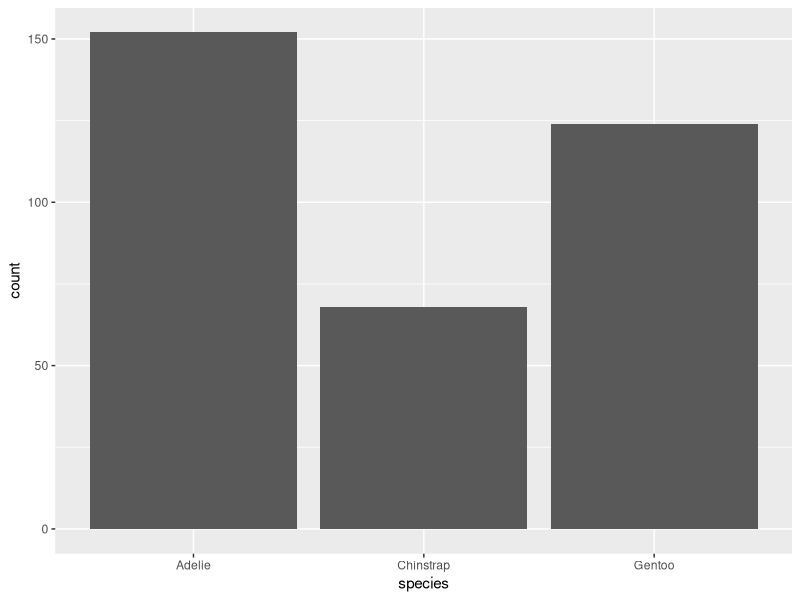
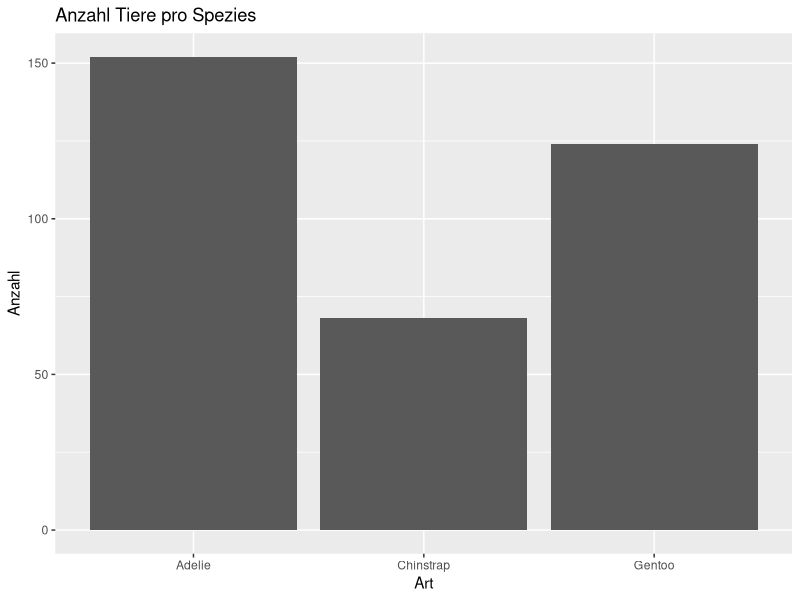
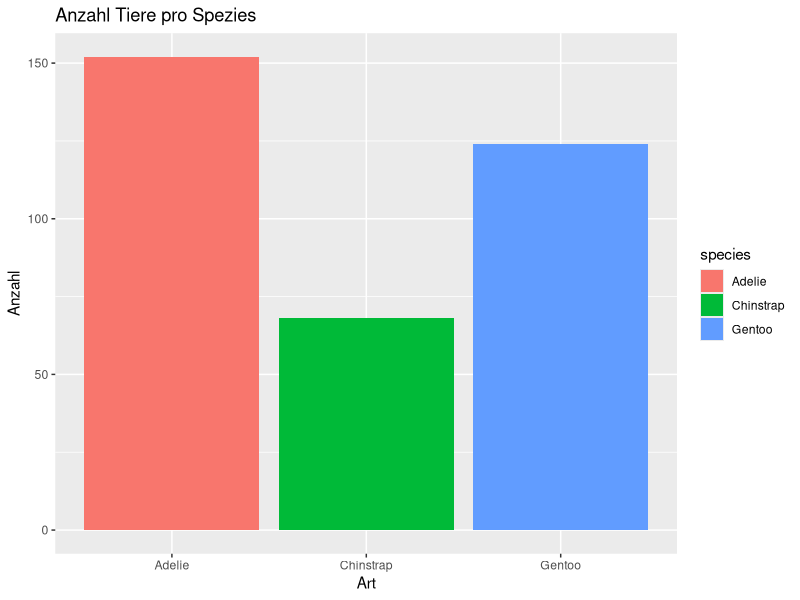
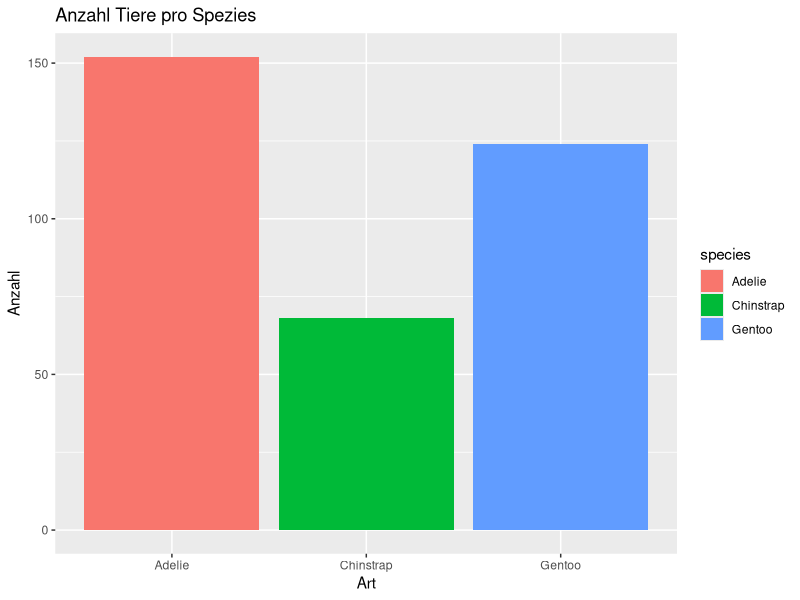
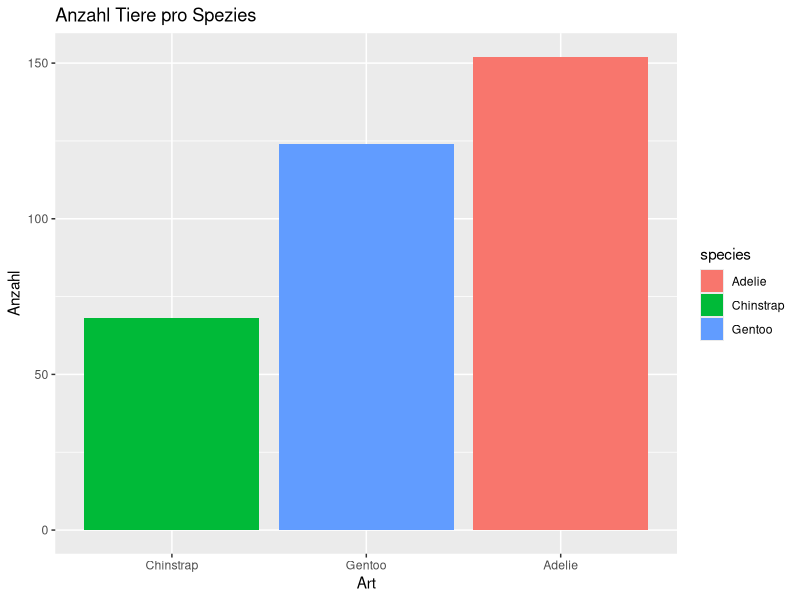
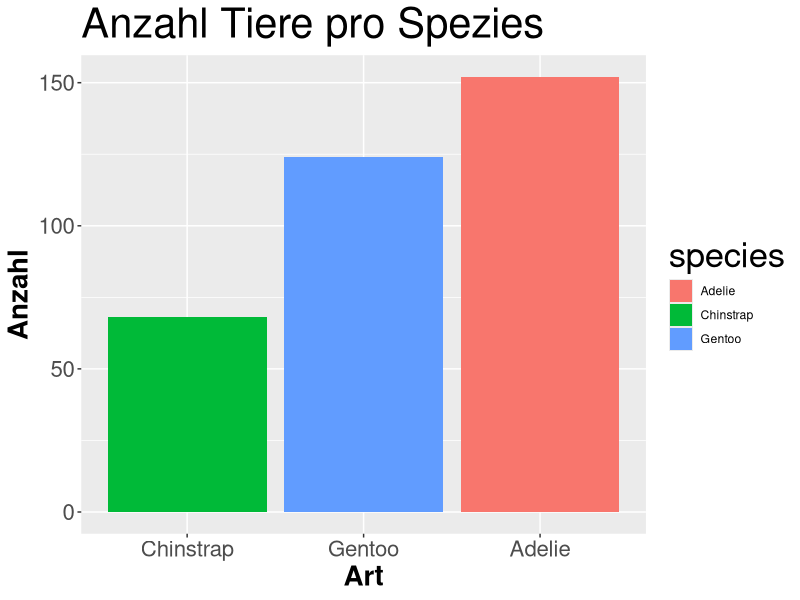
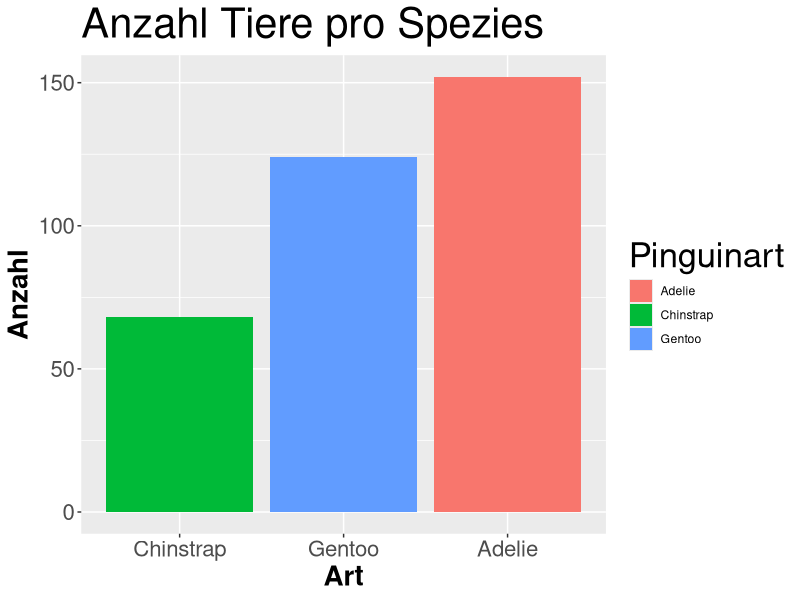
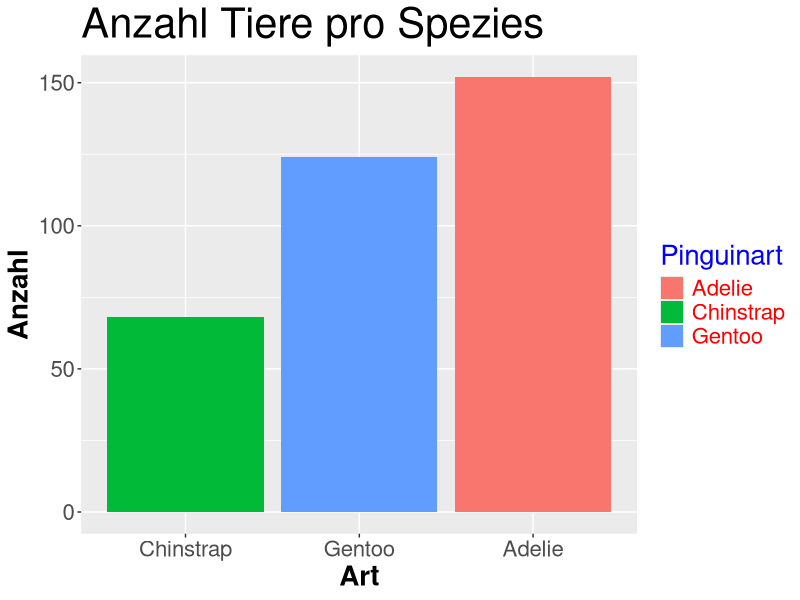

Write the R code that produced these figures, in order.
## ---- chunk 1
knitr::opts_chunk$set(
  collapse = TRUE,
  warning = FALSE,
  message = FALSE,
  echo = TRUE,
  eval = TRUE,
  comment = "#>",
  fig.path = "../figures/",
  fig.width=10, 
  fig.height=10)
## ---- chunk 2
library(ggplot2)

library(palmerpenguins)

# Daten
data("penguins")

## ---- chunk 3
ggplot()+ 
  geom_bar(data = penguins, aes(x = species)) 
## ---- chunk 4
ggplot()+ 
  geom_bar(data = penguins, aes(x = species))+ 
  labs(y = "Anzahl",
       x = "Art",
       title = "Anzahl Tiere pro Spezies")
## ---- chunk 5
ggplot()+ 
  geom_bar(data = penguins, aes(x = species, fill = species))+ 
  labs(y = "Anzahl",
      x = "Art",
       title = "Anzahl Tiere pro Spezies")

## ---- chunk 6
table(penguins$species)
## ---- chunk 7
species <- table(penguins$species)
## ---- chunk 8
class(species)
## ---- chunk 9
species  <- as.data.frame(species)
## ---- chunk 10
View(species)
## ---- chunk 11
colnames(species)  <- c("species", "n")
## ---- chunk 12
species <- as.data.frame(table(penguins$species, 
                               dnn = list("species")), 
                         responseName = "n")
## ---- chunk 13
ggplot()+ 
  geom_col(data = species, aes(x = species, y = n, fill = species))+ 
  labs(y = "Anzahl",
       x = "Art",
       title = "Anzahl Tiere pro Spezies")
## ---- chunk 14
ggplot()+ 
  geom_col(data = species, aes(x = reorder(species, n), y = n, fill = species))+ 
  labs(y = "Anzahl",
       x = "Art",
       title = "Anzahl Tiere pro Spezies")
## ---- chunk 15
ggplot()+ 
  geom_col(data = species, aes(x = reorder(species, n), y = n, fill = species))+ 
  labs(y = "Anzahl",
       x = "Art",
       title = "Anzahl Tiere pro Spezies")+
  theme(axis.title = element_text(face="bold", size=20),
        axis.text  = element_text(size=16),
        title = element_text(size = 25))
## ---- chunk 16
ggplot()+ 
  geom_col(data = species, aes(x = reorder(species, n), y = n, fill = species))+ 
  labs(y = "Anzahl",
       x = "Art",
       title = "Anzahl Tiere pro Spezies")+
  theme(axis.title = element_text(face="bold", size=20),
        axis.text  = element_text(size=16),
        title = element_text(size = 25))+
  scale_fill_discrete(name = "Pinguinart")
## ---- chunk 17
 ggplot()+ 
  geom_col(data = species, aes(x = reorder(species, n), y = n, fill = species))+ 
  labs(y = "Anzahl",
       x = "Art",
       title = "Anzahl Tiere pro Spezies")+
  theme(axis.title = element_text(face="bold", size=20),
        axis.text  = element_text(size=16),
        title = element_text(size = 25),
        legend.title = element_text(color = "blue", size = 20),
        legend.text = element_text(color = "red", size = 16))+
    scale_fill_discrete(name = "Pinguinart")

## ---- chunk 18
 ggplot()+ 
  geom_col(data = species, aes(x = reorder(species, n), y = n, fill = species))+ 
  labs(y = "Anzahl",
       x = "Art",
       title = "Anzahl Tiere pro Spezies")+
  theme(axis.title = element_text(face="bold", size=20),
        axis.text  = element_text(size=16),
        title = element_text(size = 25),
        legend.title = element_text(color = "blue", size = 20),
        legend.text = element_text(color = "red", size = 16))+
    scale_fill_discrete(name = "Pinguinart")+
  coord_flip()
      
